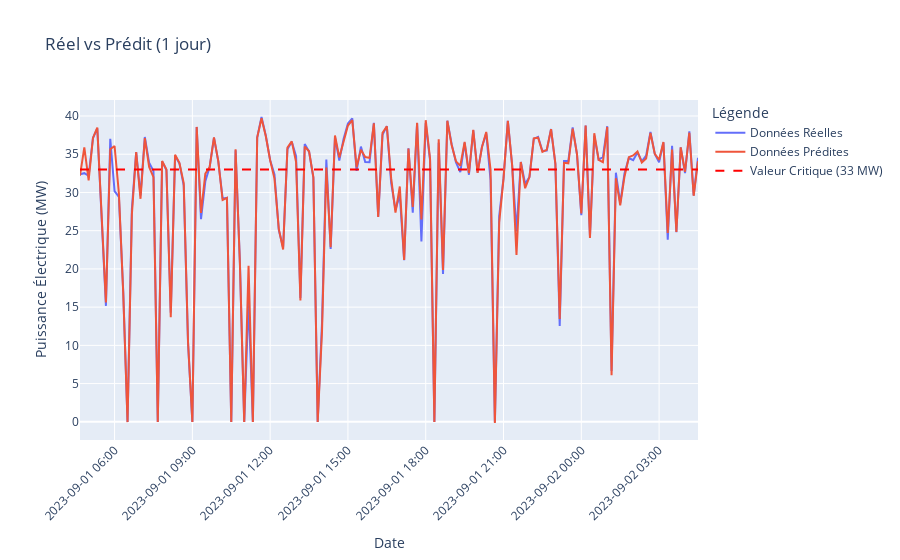

Notebook cell for this chart:
### Code cell
# 1 jour (144 points pour des intervalles de 10 minutes)
df_day = df_advanced.head(points_per_day)
create_interactive_plot(df_day['date'], df_day['real'], df_day['predicted'], 'Réel vs Prédit (1 jour)')
df_day_table = df_day[['date', 'real', 'predicted', 'error']]

### Figure 1 — Plotly figure (JSON) as saved in the notebook; plotly's stock layout.template omitted (floating-point values rounded to 4 significant figures; data arrays with more than 128 entries replaced by an {"elided": "..."} marker saying what was removed)
{"data": [{"mode": "lines", "name": "Données Réelles", "type": "scatter", "x": {"elided": "144 str values"}, "y": {"elided": "144 float values"}}, {"mode": "lines", "name": "Données Prédites", "type": "scatter", "x": {"elided": "144 str values"}, "y": {"elided": "144 float values"}}, {"line": {"color": "red", "dash": "dash"}, "mode": "lines", "name": "Valeur Critique (33 MW)", "type": "scatter", "x": ["2023-09-01T04:40:00", "2023-09-02T04:30:00"], "y": [33, 33]}], "layout": {"legend": {"title": {"text": "Légende"}}, "title": {"text": "Réel vs Prédit (1 jour)"}, "xaxis": {"tickangle": -45, "tickformat": "%Y-%m-%d %H:%M", "title": {"text": "Date"}}, "yaxis": {"title": {"text": "Puissance Électrique (MW)"}}}}
